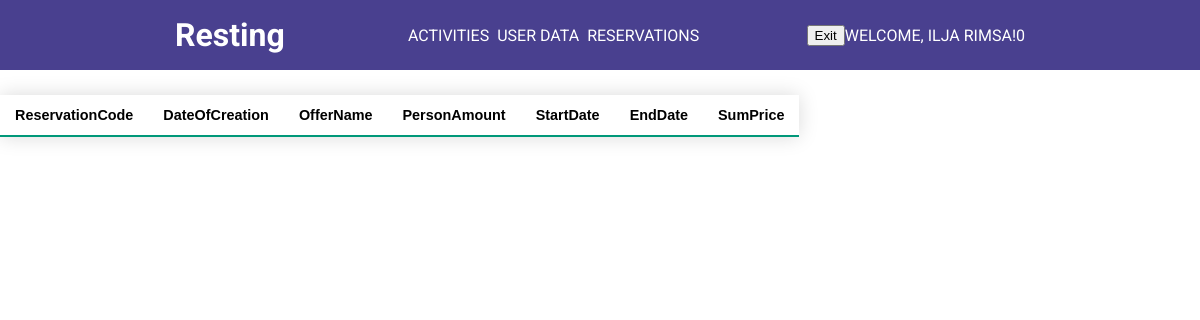
/php/user/UserReservation.php (signed in), run on an earlier commit of the app's database.
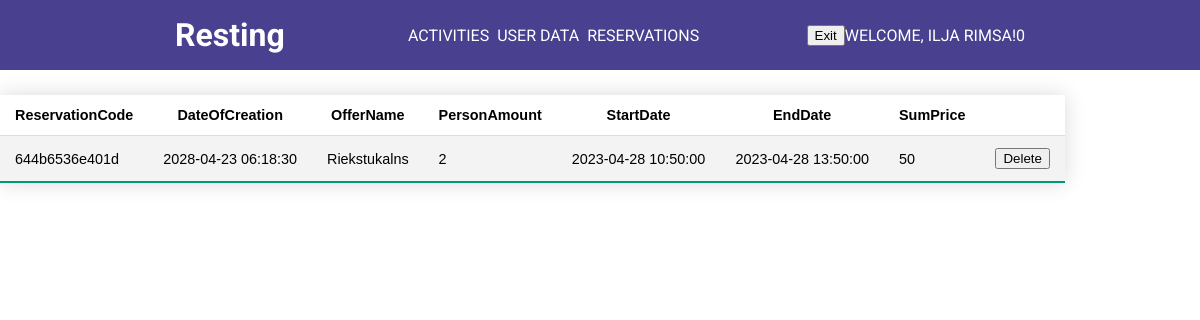
And on a later commit of the database.
### tables this page shows
CREATE TABLE IF NOT EXISTS `reservation` (
  `ReservationID` int NOT NULL AUTO_INCREMENT,
  `OfferID` int DEFAULT NULL,
  `CustomerID` int DEFAULT NULL,
  `DateOfCreation` datetime DEFAULT NULL,
  `ReservationCode` char(13) DEFAULT NULL,
  PRIMARY KEY (`ReservationID`),
  KEY `FK_reservation_offers` (`OfferID`),
  KEY `FK_reservation_customer` (`CustomerID`),
  CONSTRAINT `FK_reservation_customer` FOREIGN KEY (`CustomerID`) REFERENCES `customer` (`CustomerID`),
  CONSTRAINT `FK_reservation_offers` FOREIGN KEY (`OfferID`) REFERENCES `offers` (`OffersID`)
);

CREATE TABLE IF NOT EXISTS `offers` (
  `OffersID` int NOT NULL AUTO_INCREMENT,
  `Name` text,
  `Address` text,
  `Price` text,
  `Details` text,
  `Link` text,
  `ImageID` int DEFAULT NULL,
  PRIMARY KEY (`OffersID`),
  KEY `FK_offers_images` (`ImageID`),
  CONSTRAINT `FK_offers_images` FOREIGN KEY (`ImageID`) REFERENCES `images` (`ImageID`)
);

CREATE TABLE IF NOT EXISTS `reservationdetails` (
  `ReservationDetailsID` int NOT NULL AUTO_INCREMENT,
  `ReservationID` int DEFAULT NULL,
  `PersonAmount` int DEFAULT NULL,
  `StartDate` datetime DEFAULT NULL,
  `EndDate` datetime DEFAULT NULL,
  `SumPrice` int DEFAULT NULL,
  PRIMARY KEY (`ReservationDetailsID`),
  KEY `FK_reservationdetails_reservation` (`ReservationID`),
  CONSTRAINT `FK_reservationdetails_reservation` FOREIGN KEY (`ReservationID`) REFERENCES `reservation` (`ReservationID`)
);

### php/user/UserReservation.php (the view, shortened to what this page needs)
<!DOCTYPE html>
<html>
<head>
	<link rel="stylesheet" href="..\..\css\admin\user_data.css">
</head>
<body>
<header>
    <div class="container row">
        <a href="UserMain.php" class="logo">Resting</a>
        <nav class="nav">
        <ul class="nav__list nav__list--primary">
            <li class="nav__item"><a href="ActivitiesUser.php" class="nav__link">Activities</a></li>
            <li class="nav__item"><a href="#" class="nav__link">User data</a></li>
            <li class="nav__item"><a href="#" class="nav__link">Reservations</a></li>
        </ul>
        <ul class="nav__list">
            <li class="nav__item">
              <a class="nav__link">
                <form action='..\..\FunctionsPHP\logout.php' method="post">
                  <button type="submit" name="logout">Exit</button>
                </form>
              </a>
            </li>
            <li>
              <a class="nav__link">
                <?php
                  if (isset($_SESSION['authorized']) && $_SESSION['authorized'] === true) {
                    echo 'Welcome, ' . $_SESSION['username'] . '!'.  $_SESSION['access'];
                  }
                ?>
              </a>
            </li>
        </ul>
        </nav>
    </div>
    </header>
    <table class="styled-table">
        <tr>
            <th>ReservationCode</th>
            <th>DateOfCreation</th>
            <th>OfferName</th>
            <th>PersonAmount</th>
            <th>StartDate</th>
            <th>EndDate</th>
            <th>SumPrice</th>
        </tr>
        <?php
        include '../../FunctionsPHP/DataBaseConn.php';
        $CustomerID = $_SESSION['CustomerID'];
        $query = $conn->prepare("SELECT * FROM reservation
                        LEFT JOIN Offers ON reservation.OfferID = Offers.OffersID
                        LEFT JOIN reservationdetails ON reservation.ReservationID = reservationdetails.ReservationID
                        WHERE CustomerID = $CustomerID");
        $query->execute();
        $results = $query->fetchAll();
        foreach ($results as $row) {
            echo "<tr><td>" . $row['ReservationCode'] . "</td>";
            echo "<td>" . $row['DateOfCreation'] . "</td>";
            echo "<td>" . $row['Name'] . "</td>";
            echo "<td>" . $row['PersonAmount'] . "</td>";
            echo "<td>" . $row['StartDate'] . "</td>";
            echo "<td>" . $row['EndDate'] . "</td>";
            echo "<td>" . $row['SumPrice'] . "</td>";
            echo "<td>";
            echo "<form action='..\..\FunctionsPHP\DeleteReservation.php' method='post'>";
            echo "<input type='submit' value='Delete'>";
            echo "</form>";
            echo "</td></tr>";
        }
        ?>
    </table>
</body>
</html>

### css/admin/user_data.css (style rules this page uses)
* { box-sizing: border-box; }
body { margin: 0; font-family: "Roboto", sans-serif; }
header { background: #49408f; padding: 1em 0; }
.logo { text-decoration: none; color: #fff; font-size: 2rem; font-weight: bold; margin-right: 0.5em; }
.nav__list { padding: 0; margin: 0; list-style: none; }
.nav__link { color: #fff; text-decoration: none; text-transform: uppercase; }
.container { width: 85%; max-width: 850px; margin: 0 auto; }
.row { display: flex; justify-content: space-between; }
.nav { display: flex; justify-content: space-between; width: 100%; }
.nav__list { display: flex; align-items: center; }
.nav__list--primary { margin: 0 auto; }
.nav__item + .nav__item { margin-left: 0.5em; }
.styled-table { border-collapse: collapse; margin: 25px 0; font-size: 0.9em; font-family: sans-serif; min-width: 400px; box-shadow: 0 0 20px rgba(0, 0, 0, 0.15); }
.styled-table th, .styled-table td { padding: 12px 15px; }
.styled-table tbody tr { border-bottom: 1px solid #dddddd; }
.styled-table tbody tr:nth-of-type(even) { background-color: #f3f3f3; }
.styled-table tbody tr:last-of-type { border-bottom: 2px solid #009879; }

What changed in the data, as far as the page shows it:
added reservation: ReservationCode "644b6536e401d", DateOfCreation "2028-04-23 06:18:30", OfferID.Name "Riekstukalns", reservationdetails.PersonAmount "2", reservationdetails.StartDate "2023-04-28 10:50:00", reservationdetails.EndDate "2023-04-28 13:50:00", reservationdetails.SumPrice "50"
